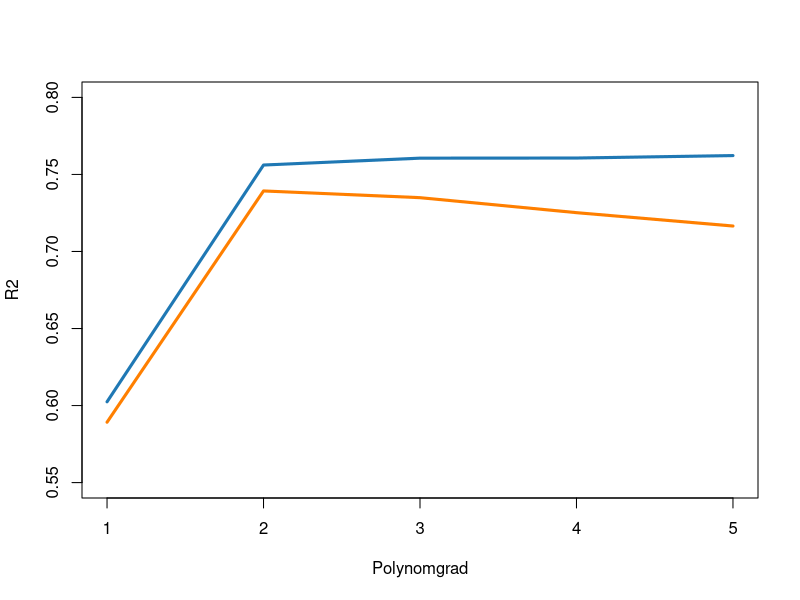
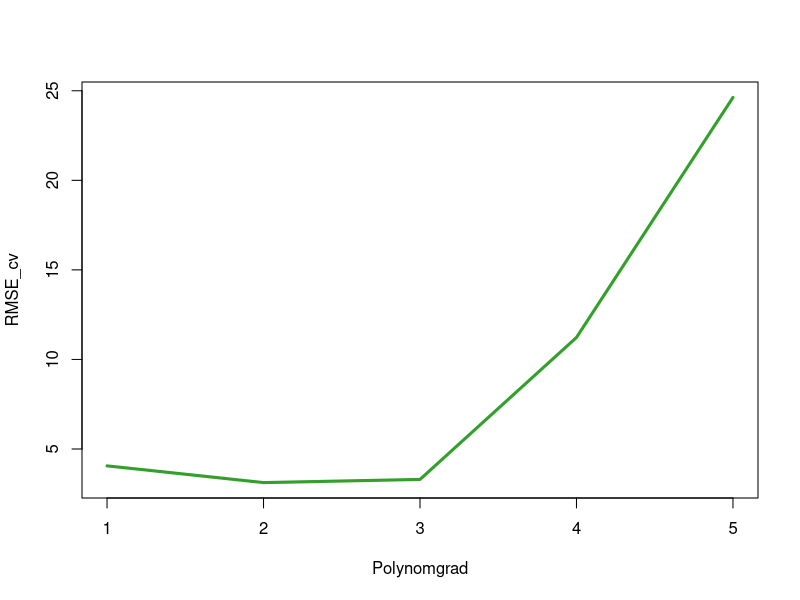

Reproduce these figures in R, in order.
# Polynom-regression mtcars data

library("RColorBrewer") # for pretty colors
colors = brewer.pal(12, "Paired")[c(1,2,7,8,3,4,5,6,9,10)]

mtcars$hp = mtcars$hp/max(mtcars$hp) # Normaliserar hp-variabeln så max(hp) = 1
n = nrow(mtcars)

# Linjär regression på hela datamaterialet
fit1 = lm(mpg ~ hp, data = mtcars)
summ1 = summary(fit1)

fit2 = lm(mpg ~ hp + I(hp^2), data = mtcars)
summ2 = summary(fit2)

fit3 = lm(mpg ~ hp + I(hp^2) + I(hp^3), data = mtcars)
summ3 = summary(fit3)

fit4 = lm(mpg ~ hp + I(hp^2) + I(hp^3) + I(hp^4), data = mtcars)
summ4 = summary(fit4)

fit5 = lm(mpg ~ hp + I(hp^2) + I(hp^3) + I(hp^4) + I(hp^5), data = mtcars)
summ5 = summary(fit5)

fit10 = lm(mpg ~ hp + I(hp^2) + I(hp^3) + I(hp^4) + I(hp^5) +
          I(hp^6) + I(hp^7) + I(hp^8) + I(hp^9) + I(hp^10), data = mtcars)
summ10 = summary(fit10)


R2 = c(summ1$r.squared, summ2$r.squared, summ3$r.squared, summ4$r.squared,
       summ5$r.squared,summ10$r.squared)
adjR2 = c(summ1$adj.r.squared, summ2$adj.r.squared, summ3$adj.r.squared, summ4$adj.r.squared,
       summ5$adj.r.squared,summ10$adj.r.squared)
plot(c(1,2,3,4,5), R2[1:5], type = "l", col = colors[2], lwd = 3,
     ylim = c(0.55,0.8), xlab = "Polynomgrad", ylab = "R2")
lines(c(1,2,3,4,5), adjR2[1:5], col = colors[4], lwd = 3)


# kors-validering med K=4 folds
randIdx = matrix(sample(1:n, replace = F), 8, 4)
nFolds = dim(randIdx)[2]
RMSEcv = rep(0,5)

# Grad 1 - linjär modell
MSE = 0
for (k in 1:nFolds){
    fit = lm(mpg ~ hp, data = mtcars[randIdx[,-k],])
    yPred = predict(fit, newdata = mtcars[randIdx[,k],])
    MSE = MSE + sum((mtcars[randIdx[,k],]$mpg - yPred)^2)
}
RMSEcv[1] = sqrt(MSE/n)

# Grad 2 - kvadratisk modell
MSE = 0
for (k in 1:nFolds){
  fit = lm(mpg ~ hp + I(hp^2), data = mtcars[randIdx[,-k],])
  yPred = predict(fit, newdata = mtcars[randIdx[,k],])
  MSE = MSE + sum((mtcars[randIdx[,k],]$mpg - yPred)^2)
}
RMSEcv[2] = sqrt(MSE/n)

# Grad 3
MSE = 0
for (k in 1:nFolds){
  fit = lm(mpg ~ hp + I(hp^2) + I(hp^3), data = mtcars[randIdx[,-k],])
  yPred = predict(fit, newdata = mtcars[randIdx[,k],])
  MSE = MSE + sum((mtcars[randIdx[,k],]$mpg - yPred)^2)
}
RMSEcv[3] = sqrt(MSE/n)

# Grad 4
MSE = 0
for (k in 1:nFolds){
  fit = lm(mpg ~ hp + I(hp^2) + I(hp^3) + I(hp^4), data = mtcars[randIdx[,-k],])
  yPred = predict(fit, newdata = mtcars[randIdx[,k],])
  MSE = MSE + sum((mtcars[randIdx[,k],]$mpg - yPred)^2)
}
RMSEcv[4] = sqrt(MSE/n)

# Grad 5
MSE = 0
for (k in 1:nFolds){
  fit = lm(mpg ~ hp + I(hp^2) + I(hp^3) + I(hp^4) + I(hp^5), data = mtcars[randIdx[,-k],])
  yPred = predict(fit, newdata = mtcars[randIdx[,k],])
  MSE = MSE + sum((mtcars[randIdx[,k],]$mpg - yPred)^2)
}
RMSEcv[5] = sqrt(MSE/n)

plot(1:5, RMSEcv, type = "l", col = colors[6], lwd = 3, xlab = "Polynomgrad", ylab = "RMSE_cv")
